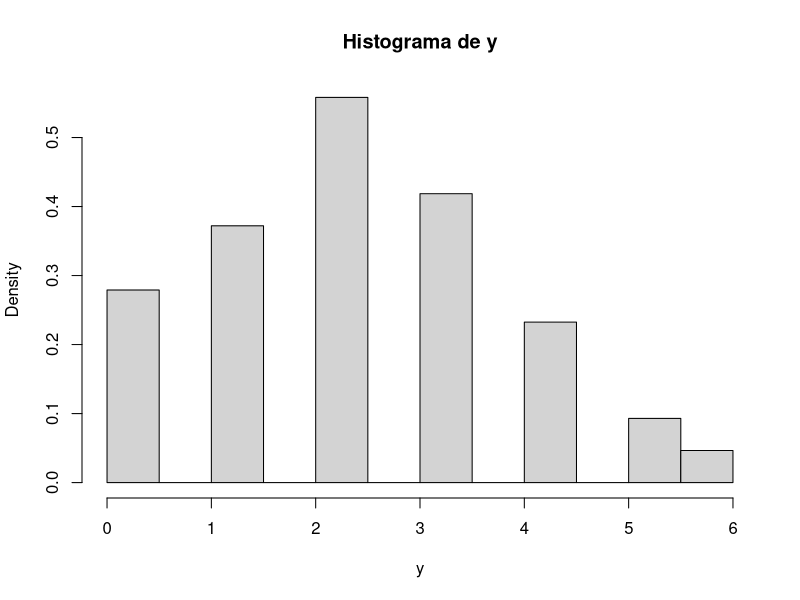

Source code (R):
#Obtenção de EMV para taxa da Poisson

#Entrada de dados
y <- c(rep(0,60), rep(1,80), rep(2,120), rep(3,90),
rep(4, 50), rep(5,20), rep(6, 10))
#Visualização da distribuição da amostra observada
#opçes: right=FALSE -células fechadas à esquerda
#prob=TRUE: área total das barras é igual a 1
hist(y, main="Histograma de y",right=FALSE, prob=TRUE)
#tamanho amostral
n <- length(y)
theta<-NULL
# -logverossimilhança - expressão da verossimilhança (negativa)
neglogvero<-function(theta)
{ -sum(log(dpois(y,theta)))} #!!!!aqui mudar chaves
#resultado:
# A função nlm retorna o argumento mínimo. Por isso
#fornecemos a log verossimilhança negativa.
# p=c(0.5) ? um chute inicial para a estimativa pontual.
saida<-nlm(neglogvero,p=c(0.5))
saida$estimate

